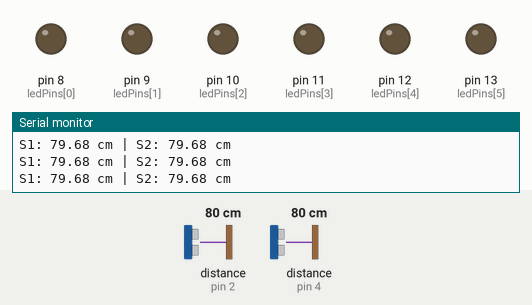
This sketch was run on a simulated Arduino Uno, built with avr-gcc and run on an emulated ATmega328P. Parts: output pins drawn as LEDs (lit = HIGH), the last lines printed to the serial monitor. Wiring (inferred from the names in the program): 2 × ultrasonic range finder: trigger pin 3, echo pin 2 / trigger pin 5, echo pin 4. Dashed ring = blinking. The inputs (shaded band) are chosen by the test bench; at power-on: distance to the obstacle (sensors on pin 2, pin 4) 80 cm. The echo pulse lasts 58.3 µs per cm; random numbers use the default seed unless the sketch sets one; pins used as bus, display or sensor lines are not drawn.

Above: at 1.2 s.
1.3 s: distance to the obstacle (sensor on pin 2) set to 54 cm
2.8 s: distance to the obstacle (sensor on pin 2) set to 47 cm
At 3.2 s:
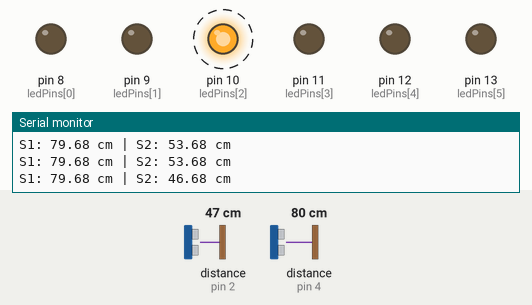
At 3.8 s:
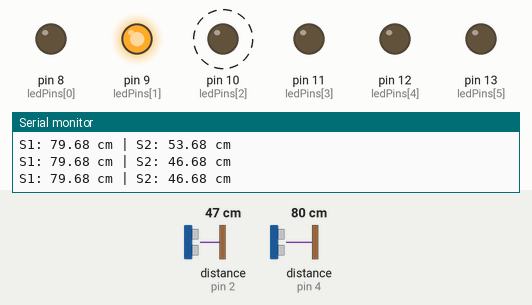
5.8 s: distance to the obstacle (sensor on pin 2) set to 60 cm
7.3 s: distance to the obstacle (sensor on pin 4) set to 55 cm
8.8 s: distance to the obstacle (sensor on pin 4) set to 48 cm
At 9.3 s:
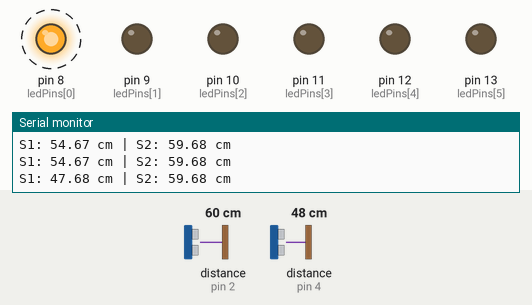
At 10.5 s:
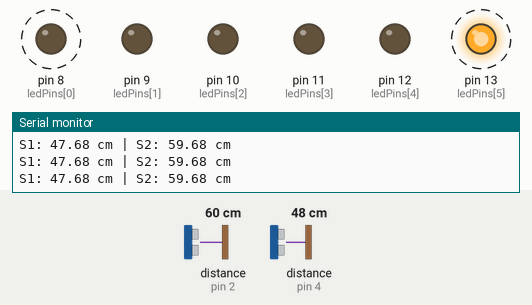
11.8 s: distance to the obstacle (sensor on pin 4) set to 60 cm
Timing chart, 0 to 14.3 s (numbered marks = the images above; inputs shaded):
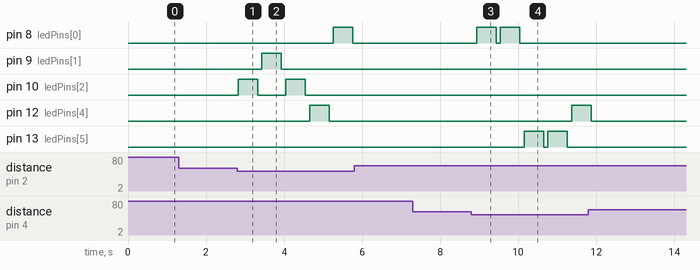

The sketch:

Ultra2Blink_472.ino
```cpp
// Sensor 1
const int trigPin1 = 5;
const int echoPin1 = 4;
// Sensor 2
const int trigPin2 = 3;
const int echoPin2 = 2;

// 6 LEDs on pins 6, 7, 8, 9, 10, 11
int ledPins[] = {8, 9, 10, 11, 12, 13};
int numLeds = 6;

float duration, distance1, distance2;

void setup() {
  pinMode(trigPin1, OUTPUT);
  pinMode(echoPin1, INPUT);
  pinMode(trigPin2, OUTPUT);
  pinMode(echoPin2, INPUT);

  // Initialize all LED pins as outputs
  for (int i = 0; i < numLeds; i++) {
    pinMode(ledPins[i], OUTPUT);
  }

  Serial.begin(9600);
  // Helps make the "random" actually random
  randomSeed(analogRead(0));
}

void loop() {
  // --- READ SENSOR 1 ---
  digitalWrite(trigPin1, LOW);
  delayMicroseconds(2);
  digitalWrite(trigPin1, HIGH);
  delayMicroseconds(10);
  digitalWrite(trigPin1, LOW);
  duration = pulseIn(echoPin1, HIGH);
  distance1 = (duration * .0343) / 2;

  delay(50); // Gap to prevent acoustic interference

  // --- READ SENSOR 2 ---
  digitalWrite(trigPin2, LOW);
  delayMicroseconds(2);
  digitalWrite(trigPin2, HIGH);
  delayMicroseconds(10);
  digitalWrite(trigPin2, LOW);
  duration = pulseIn(echoPin2, HIGH);
  distance2 = (duration * .0343) / 2;

  // --- SERIAL OUTPUT ---
  Serial.print("S1: "); Serial.print(distance1);
  Serial.print(" cm | S2: "); Serial.print(distance2);
  Serial.println(" cm");

  // --- LED LOGIC ---
  // If either sensor detects something closer than 50cm
  if ((distance1 > 0 && distance1 < 50) || (distance2 > 0 && distance2 < 50)) {
    int randomLed = random(0, numLeds); // Pick a random LED index

    digitalWrite(ledPins[randomLed], HIGH); // Turn it on
    delay(500);                              // Short blink
    digitalWrite(ledPins[randomLed], LOW);  // Turn it off
  } else {
    // Ensure all LEDs stay off if no one is close
    for (int i = 0; i < numLeds; i++) {
      digitalWrite(ledPins[i], LOW);
    }
  }

  delay(50);
}
```

Measured:
- the behaviour switches between 51 and 50 cm on distance to the obstacle (sensor on pin 2) (found by bisection; images 0 and 1)
- the behaviour switches between 51 and 50 cm on distance to the obstacle (sensor on pin 4) (found by bisection; images 2 and 3)
- after the input at 2.8 s, pin 8 (ledPins[0]): LOW → HIGH after 2.5 s, → LOW 0.50 s later; pin 9 (ledPins[1]): LOW → HIGH after 0.63 s, → LOW 0.50 s later; pin 10 (ledPins[2]): alternates HIGH for 0.50 s and LOW for 0.72 s, starting at once; pin 12 (ledPins[4]): LOW → HIGH after 1.9 s, → LOW 0.50 s later
- after the input at 8.8 s, pin 8 (ledPins[0]): alternates HIGH for 0.50 s and LOW for 0.11 s, 4 changes in all, then stays LOW, starting after 0.13 s; pin 12 (ledPins[4]): LOW → HIGH after 2.6 s; pin 13 (ledPins[5]): alternates HIGH for 0.50 s and LOW for 0.11 s, starting after 1.4 s
